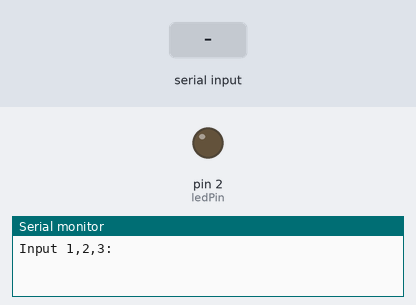
Bench run of a sketch on a simulated Arduino Uno, built with avr-gcc and run on an emulated ATmega328P. Shown: output pins drawn as LEDs (lit = HIGH), the last lines printed to the serial monitor. Dashed ring = blinking. Inputs (shaded band) come from the test bench.

Above: at 1.2 s.
1.3 s: "1\n" received over Serial
At 2.1 s:
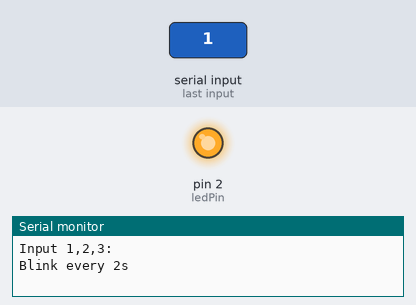
4.3 s: "90,45\n" received over Serial
At 5.7 s:
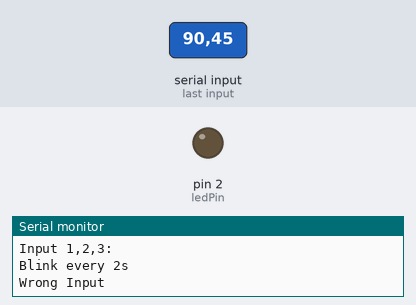
6.8 s: "2\n" received over Serial
At 9.7 s:
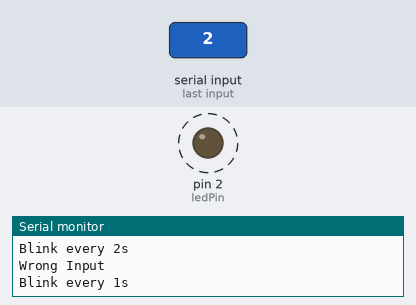
9.8 s: "30,150\n" received over Serial
At 10.3 s:
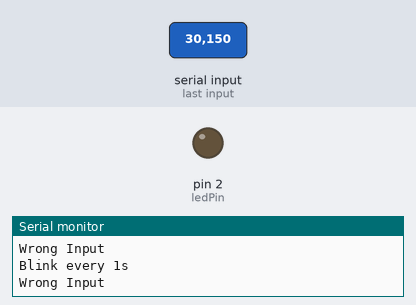
Timing chart, 0 to 12.3 s (numbered marks = the images above; inputs shaded):
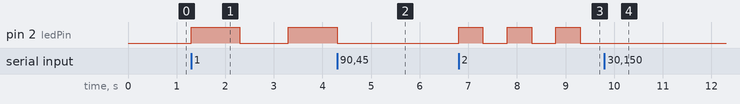

The sketch:

working001.ino
```cpp
int ledPin = 2;
int speedDelay = 0;

void setup() {
  Serial.begin(115200);
  pinMode(ledPin, OUTPUT);
  Serial.println("Input 1,2,3:");
}

void loop() {
  if (Serial.available() > 0) {
    int value = Serial.parseInt();

    // เคลียร์ตัวอักษรที่เหลือ (เช่น \n, \r) ออกจาก buffer
    while (Serial.available() > 0) {
      Serial.read();
    }

    if (value == 1) {
      speedDelay = 1000;
      Serial.println("Blink every 2s");
    } else if (value == 2) {
      speedDelay = 500;
      Serial.println("Blink every 1s");
    } else if (value == 3) {
      speedDelay = 250;
      Serial.println("Blink every 0.5s");
    } else {
      speedDelay = 0;
      Serial.println("Wrong Input");
    }
  }

  if (speedDelay > 0) {
    digitalWrite(ledPin, HIGH);
    delay(speedDelay);
    digitalWrite(ledPin, LOW);
    delay(speedDelay);
  }
}
```

Measured:
- after the input at 1.3 s, pin 2 (ledPin): LOW → HIGH at once, → LOW 1.0 s later, → HIGH 1.0 s later
- after the input at 4.3 s, pin 2 (ledPin): goes on until 4.3 s, then stays LOW
- after the input at 6.8 s, pin 2 (ledPin): alternates HIGH for 0.50 s and LOW for 0.50 s, starting at once
- after the input at 9.8 s, pin 2 (ledPin): stops changing and stays LOW
